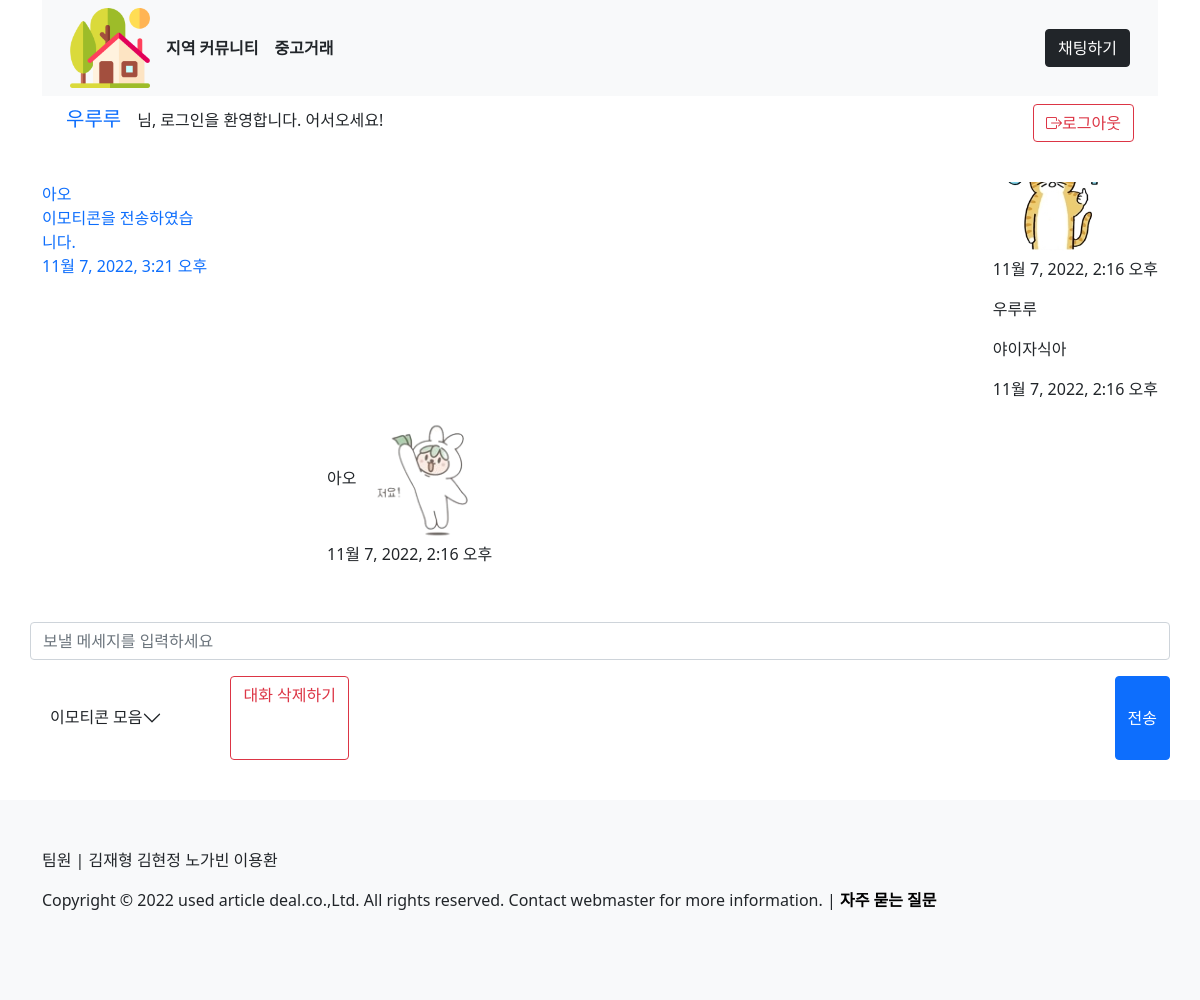
The page /chats/4/ (signed in) on the database its author committed.
### accounts/models.py (models this page shows)
class User(AbstractUser):
    followings = models.ManyToManyField("self", symmetrical=False, related_name="followers")
    celsius = models.FloatField(default=36.5)
    blocking = models.ManyToManyField('self', symmetrical=False, related_name='blockers')
    secession = models.BooleanField(default=False)
    updated_at = models.DateTimeField(auto_now=True)

### chats/models.py (models this page shows)
class MessageRoom(models.Model):
    to_user = models.ForeignKey(
        settings.AUTH_USER_MODEL, on_delete=models.CASCADE, related_name="send_user"
    )
    from_user = models.ForeignKey(
        settings.AUTH_USER_MODEL, on_delete=models.CASCADE, related_name="receiver_user"
    )
    count = models.IntegerField(default=0)
    last_user = models.ForeignKey(settings.AUTH_USER_MODEL, on_delete=models.CASCADE, related_name='last')
    last_message = models.TextField()
    updated_at = models.DateTimeField(auto_now=True)

class DirectMessage(models.Model):
    room_number = models.ForeignKey(MessageRoom, on_delete=models.CASCADE)
    recipient = models.ForeignKey(settings.AUTH_USER_MODEL, on_delete=models.CASCADE, related_name="recipient_name")
    content = models.TextField()
    create_at = models.DateTimeField(auto_now_add=True)
    read = models.BooleanField(default=False)

### chats/views.py (the view)
# urls.py: path("<int:room_pk>/", views.detail, name="detail"),
@login_required
def detail(request, room_pk):
    room_info = get_object_or_404(MessageRoom, pk=room_pk)
    if request.user == room_info.to_user or request.user == room_info.from_user:
        user = get_user_model().objects.get(pk=request.user.pk)
        send = user.send_user.all()
        receiver = user.receiver_user.all()
        if request.user.id != room_info.last_user_id:
            room_info.count = 0
        room_info.save()
        messages = DirectMessage.objects.filter(room_number_id=room_pk)
        if DirectMessage.objects.filter(room_number_id=room_pk, recipient_id=request.user, read=False).exists():
            temp = DirectMessage.objects.filter(room_number_id=room_pk, recipient_id=request.user, read=False)
            for i in temp:
                i.read = True
                i.save()
        form = DirectMessageForm()
        context = {
            "room_info": room_info,
            "messagerooms": send.union(receiver, all=False).order_by("-updated_at"),
            "messages": messages,
            "form": form,
        }
        return render(request, "chats/detail.html", context)
    return redirect("chats:index")

### chats/forms.py
class DirectMessageForm(forms.ModelForm):
    class Meta:
        model = DirectMessage
        fields = ('content',)
        widgets = {
            'content': TextInput(attrs={
                'placeholder': '보낼 메세지를 입력하세요',
            })
        }
        labels = {
            'content': ''
        }

### chats/templates/chats/detail.html (shortened to what this page needs)
{% extends 'base.html' %}
{% block content %}
{% load django_bootstrap5 %}
{% load static %}
<div class="d-flex justify-content-between mt-5 row">
  <div class="col-2" style="overflow: auto; height: 400px;" id="roomdiv">
    {% for messageroom in messagerooms %}
    {% if request.user == messageroom.to_user %}
    <a class="text-decoration-none position-relative" href="{% url 'chats:detail' messageroom.pk %}"><p>{{messageroom.from_user}}<br>{% if '/static/imo' in messageroom.last_message %}이모티콘을 전송하였습니다.{% else %}{{messageroom.last_message}}{% endif %}<br>{{messageroom.updated_at}}</p>  </a>
    {% endif %}
    {% endfor %}
    </div>
  <div class="col-9" id="message" style="overflow: auto; height: 400px;">
    {% for message in messages %}
    {% if message.recipient_id != request.user.id %}
    <div class="d-flex justify-content-end position-relative">
      <div>
        <p>{{request.user}}</p>
          {% if '/static/imo' in message.content %}
            <img src="{{message.content}}" style='height: 125px; width: 125px;'>
          {% else %}
            <p>{{message.content}}</p>
          {% endif %}
            <p>{{message.create_at}}</p>
      </div>
    </div>
    {% else %}
    <div class="d-flex justify-content-start">
      <div>
        {% if request.user == room_info.to_user %}
        {{ room_info.from_user }}
        {% else %}
        {{ room_info.to_user }}
        {% endif %}
        {% if '/static/imo' in message.content %}
        <img src="{{message.content}}" style='height: 125px; width: 125px;'>
        {% else %}
        <p>{{message.content}}</p>
        {% endif %}
        <p>{{message.create_at}}</p>
      </div>
    </div>
    {% endif %}
    {% endfor %}
  </div>
  <div class="col-12 p-0 mt-3">
    <form id="message-form">
      {% bootstrap_form form %}
      <div class="d-flex justify-content-between">
        <div class="d-flex">
          <div class="accordion accordion-flush my-3 p-0" id="accordionExample">
            <div class="accordion-item">
              <h2 class="accordion-header" id="headingOne">
                <button class="accordion-button collapsed" type="button" data-bs-toggle="collapse" data-bs-target="#collapseOne" aria-expanded="ture" aria-controls="collapseOne">
                  이모티콘 모음
                </button>
              </h2>
            </div>
          </div>
          <a href="{% url 'chats:delete' room_info.pk %}" class="btn btn-outline-danger mx-5">대화 삭제하기</a>
        </div>
        {% bootstrap_button button_type='submit' content='전송' %}
      </div>
    </form>
  </div>
</div>
{% endblock %}

### templates/base.html (shortened to what this page needs)
{% load static %}
<!DOCTYPE html>
<html lang="en" style="height:100%;">
<head>
    <link href="https://cdn.jsdelivr.net/npm/bootstrap@5.1.2/dist/css/bootstrap.min.css" rel="stylesheet">
    <link rel="stylesheet" href="https://cdn.jsdelivr.net/npm/bootstrap-icons@1.9.1/font/bootstrap-icons.css">
</head>
<body style="height: 100%;">
    <div class="container" style="min-height: 100%;position:relative;">
        <nav class="navbar navbar-expand-lg bg-light">
            <div class="container-fluid">
                <a class="navbar-brand text-success" href="{% url 'articles:index' %}" style="text-decoration:none;">
                    <a href="{% url 'articles:index' %}" style="text-decoration:none;" class="text-dark fw-bold"><img src="{% static './images/logo.png' %}" style="width:5rem; height:5rem;"></a>
                </a>
                <div class="collapse navbar-collapse" id="navbarSupportedContent">
                    <ul class="navbar-nav me-auto mb-2 mb-lg-0">
                        {% if request.user.is_authenticated %}
                        <li class="nav-item">
                            <a class="nav-link text-dark ms-2 fw-bold" aria-current="page" href="{% url 'articles:index' %}" style="text-decoration:none;">지역 커뮤니티</a>
                        </li>
                        <li class="nav-item">
                            <a class="nav-link text-dark fw-bold" href="{% url 'products:index' %}" style="text-decoration:none;">중고거래</a>
                        </li>
                    </ul>
                    <a class='btn btn-dark ms-2' href="{% url 'chats:index' %}">채팅하기</a>
                </div>
                {% else %}
                <a class="navbar-brand " href="{% url 'accounts:login' %} "></a>
                <span>방문해주셔서 감사합니다! 서비스를 이용하시려면 <a href="{% url 'accounts:signup' %} ">회원가입</a> 또는 <a href="{% url 'accounts:login' %} ">로그인</a>을 해주세요. 😎</span> {% endif %}
            </div>
        </nav>
        {% if request.user.is_authenticated %}
        <div class="mt-2 mb-2">
            <span>
                <a class="navbar-brand ms-4" href="{% url 'accounts:profile' request.user.username %} ">{{request.user}}</a>님, 로그인을 환영합니다. 어서오세요!
            </span>
            <span class="float-end">
                <a class="btn btn-outline-danger mx-4" href="{% url 'accounts:logout' %}" style="text-decoration:none;" role="button">
                  <i class="bi bi-box-arrow-right"></i>로그아웃</a>
            </span>
        </div>
        {% endif %}
        {% block content %} {% endblock content %}
    </div>
    <footer class="bg-light position-relative bottom-0" style="height:200px; bottom: 0;">
        <div class="container">
            <p class="pt-5">팀원 | 김재형 김현정 노가빈 이용환</p>
            <p>Copyright © 2022 used article deal.co.,Ltd. All rights reserved. Contact webmaster for more information. | <span class="fw-bold"><a href="{% url 'accounts:quest' %}" class="text-decoration-none text-black">자주 묻는 질문</a></span></p>
        </div>
    </footer>
</body>
</html>

### rows shown on the page
User: user "우루루"
MessageRoom: from_user "아오", shows "이모티콘을 전송하였습니다.", updated_at "11월 7, 2022, 3:21 오후"
DirectMessage: content (picture), create_at "11월 7, 2022, 2:16 오후"
DirectMessage: content "야이자식아", create_at "11월 7, 2022, 2:16 오후"
DirectMessage: content (picture), create_at "11월 7, 2022, 2:16 오후"
